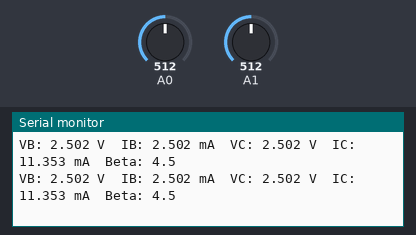
Recording of a sketch running on a simulated Arduino Uno, built with avr-gcc and run on an emulated ATmega328P. Parts: the last lines printed to the serial monitor. The inputs (shaded band) are chosen by the test bench; at power-on: A0 = 512, A1 = 512.

Above: at 1.8 s.
1.9 s: A0 set to 716
At 2.8 s:
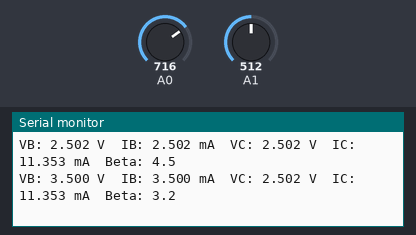
3.4 s: A1 set to 716
At 4.6 s:
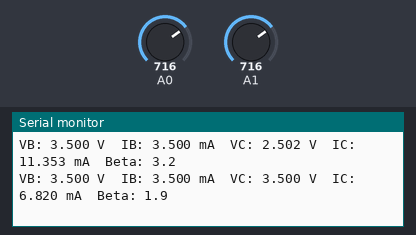
4.9 s: A0 set to 900
At 5.4 s:
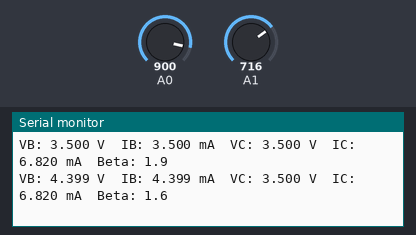
6.4 s: A1 set to 900
At 7.8 s:
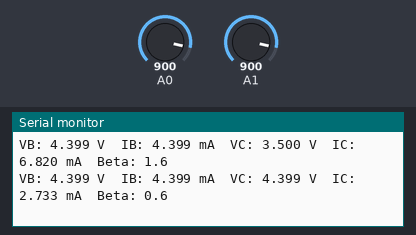
Timing chart, 0 to 8.9 s (numbered marks = the images above; inputs shaded):
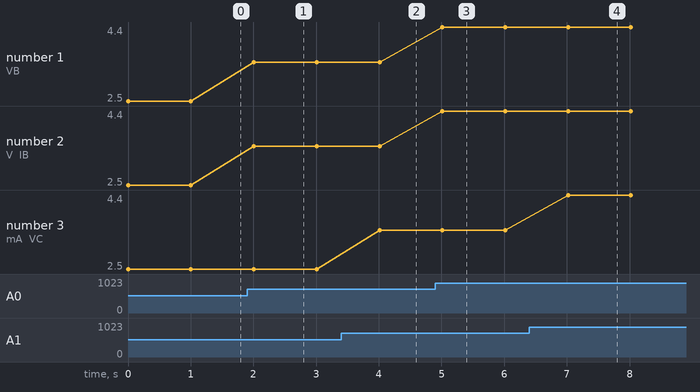

Measured:
- after the input at 1.9 s, the serial monitor: prints a new line after 0.11 s (image 1)
- after the input at 3.4 s, the serial monitor: prints a new line after 0.61 s (image 2)
- after the input at 4.9 s, the serial monitor: prints a new line after 0.11 s (image 3)
- after the input at 6.4 s, the serial monitor: prints a new line after 0.62 s (image 4)
- plotted number 1: 2.5 → 3.5 after the input at 1.9 s, 3.5 → 4.4 after the input at 4.9 s
- plotted number 2: 2.5 → 3.5 after the input at 1.9 s, 3.5 → 4.4 after the input at 4.9 s

The sketch:

Transistor_pot.ino
```cpp
void setup() {
  Serial.begin(9600);
}

void loop() {
  int valBase = analogRead(A0);
  int valColector = analogRead(A1);

  float vBase = valBase * (5.0 / 1023.0);
  float vCol = valColector * (5.0 / 1023.0);

  float iB = vBase / 1000.0;  // Rb = 1kΩ

  float vCaidaRC = 5.0 - vCol;  // Caída sobre Rc
  float iC = vCaidaRC / 220.0;  // Rc = 220Ω

  float beta = (iB > 0.00001) ? iC / iB : 0;

  Serial.print("VB: ");
  Serial.print(vBase, 3);
  Serial.print(" V\tIB: ");
  Serial.print(iB * 1000, 3);
  Serial.print(" mA\t");

  Serial.print("VC: ");
  Serial.print(vCol, 3);
  Serial.print(" V\tIC: ");
  Serial.print(iC * 1000, 3);
  Serial.print(" mA\t");

  Serial.print("Beta: ");
  Serial.println(beta, 1);

  delay(1000);
}
```
